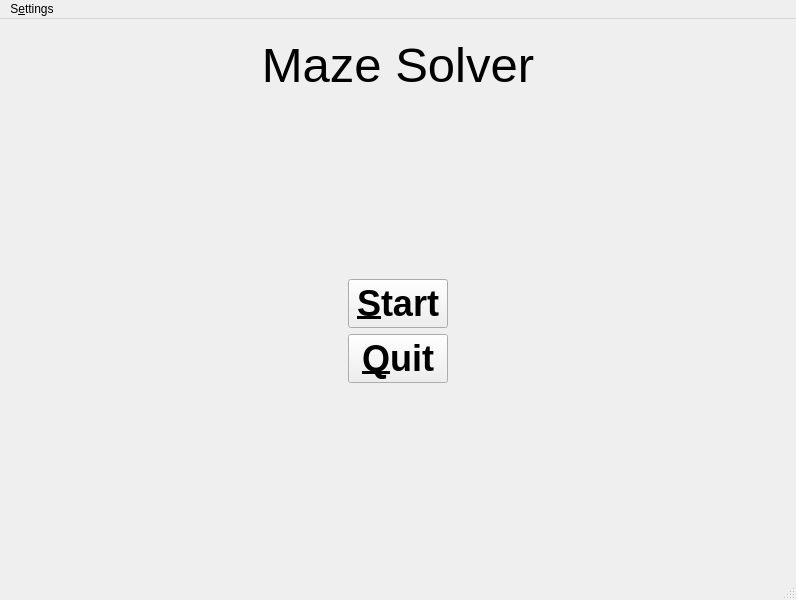
<?xml version="1.0" encoding="UTF-8"?>
<ui version="4.0">
 <class>MainWindow</class>
 <widget class="QMainWindow" name="MainWindow">
  <property name="geometry">
   <rect>
    <x>0</x>
    <y>0</y>
    <width>796</width>
    <height>600</height>
   </rect>
  </property>
  <property name="windowTitle">
   <string>MazeSolver</string>
  </property>
  <property name="layoutDirection">
   <enum>Qt::LeftToRight</enum>
  </property>
  <widget class="QWidget" name="centralwidget">
   <property name="layoutDirection">
    <enum>Qt::LeftToRight</enum>
   </property>
   <property name="autoFillBackground">
    <bool>false</bool>
   </property>
   <layout class="QVBoxLayout" name="verticalLayout_3">
    <property name="bottomMargin">
     <number>6</number>
    </property>
    <item>
     <widget class="QStackedWidget" name="stackedWidget">
      <property name="currentIndex">
       <number>0</number>
      </property>
      <widget class="QWidget" name="mainPage">
       <layout class="QVBoxLayout" name="verticalLayout_2">
        <item>
         <widget class="QLabel" name="title">
          <property name="font">
           <font>
            <pointsize>37</pointsize>
           </font>
          </property>
          <property name="text">
           <string>Maze Solver</string>
          </property>
          <property name="textFormat">
           <enum>Qt::PlainText</enum>
          </property>
          <property name="alignment">
           <set>Qt::AlignCenter</set>
          </property>
          <property name="indent">
           <number>0</number>
          </property>
         </widget>
        </item>
        <item>
         <spacer name="verticalSpacer_2">
          <property name="orientation">
           <enum>Qt::Vertical</enum>
          </property>
          <property name="sizeHint" stdset="0">
           <size>
            <width>20</width>
            <height>159</height>
           </size>
          </property>
         </spacer>
        </item>
        <item alignment="Qt::AlignHCenter">
         <widget class="QPushButton" name="startButton">
          <property name="enabled">
           <bool>true</bool>
          </property>
          <property name="sizePolicy">
           <sizepolicy hsizetype="Fixed" vsizetype="Fixed">
            <horstretch>0</horstretch>
            <verstretch>0</verstretch>
           </sizepolicy>
          </property>
          <property name="minimumSize">
           <size>
            <width>100</width>
            <height>0</height>
           </size>
          </property>
          <property name="font">
           <font>
            <pointsize>27</pointsize>
            <bold>true</bold>
           </font>
          </property>
          <property name="layoutDirection">
           <enum>Qt::LeftToRight</enum>
          </property>
          <property name="text">
           <string>&amp;Start</string>
          </property>
         </widget>
        </item>
        <item alignment="Qt::AlignHCenter">
         <widget class="QPushButton" name="quitButton">
          <property name="sizePolicy">
           <sizepolicy hsizetype="Fixed" vsizetype="Fixed">
            <horstretch>0</horstretch>
            <verstretch>0</verstretch>
           </sizepolicy>
          </property>
          <property name="minimumSize">
           <size>
            <width>100</width>
            <height>0</height>
           </size>
          </property>
          <property name="font">
           <font>
            <pointsize>27</pointsize>
            <bold>true</bold>
           </font>
          </property>
          <property name="text">
           <string>&amp;Quit</string>
          </property>
         </widget>
        </item>
        <item>
         <spacer name="verticalSpacer">
          <property name="orientation">
           <enum>Qt::Vertical</enum>
          </property>
          <property name="sizeHint" stdset="0">
           <size>
            <width>20</width>
            <height>158</height>
           </size>
          </property>
         </spacer>
        </item>
       </layout>
      </widget>
     </widget>
    </item>
   </layout>
  </widget>
  <widget class="QMenuBar" name="menubar">
   <property name="geometry">
    <rect>
     <x>0</x>
     <y>0</y>
     <width>796</width>
     <height>22</height>
    </rect>
   </property>
   <widget class="QMenu" name="menuSettings">
    <property name="title">
     <string>S&amp;ettings</string>
    </property>
    <widget class="QMenu" name="menuColor">
     <property name="title">
      <string>&amp;Color</string>
     </property>
     <addaction name="actionActiveCellColor"/>
     <addaction name="actionInactiveCellColor"/>
    </widget>
    <addaction name="actionSize"/>
    <addaction name="actionRunSpeed"/>
    <addaction name="menuColor"/>
   </widget>
   <addaction name="menuSettings"/>
  </widget>
  <widget class="QStatusBar" name="statusbar"/>
  <action name="actionActiveCellColor">
   <property name="text">
    <string>&amp;Active Cell Color</string>
   </property>
  </action>
  <action name="actionInactiveCellColor">
   <property name="text">
    <string>&amp;Inactive Cell Color</string>
   </property>
  </action>
  <action name="actionRunSpeed">
   <property name="text">
    <string>&amp;Run Speed</string>
   </property>
  </action>
  <action name="actionSize">
   <property name="text">
    <string>Si&amp;ze</string>
   </property>
  </action>
 </widget>
 <resources/>
 <connections>
  <connection>
   <sender>quitButton</sender>
   <signal>clicked()</signal>
   <receiver>MainWindow</receiver>
   <slot>close()</slot>
   <hints>
    <hint type="sourcelabel">
     <x>384</x>
     <y>367</y>
    </hint>
    <hint type="destinationlabel">
     <x>202</x>
     <y>431</y>
    </hint>
   </hints>
  </connection>
 </connections>
</ui>
